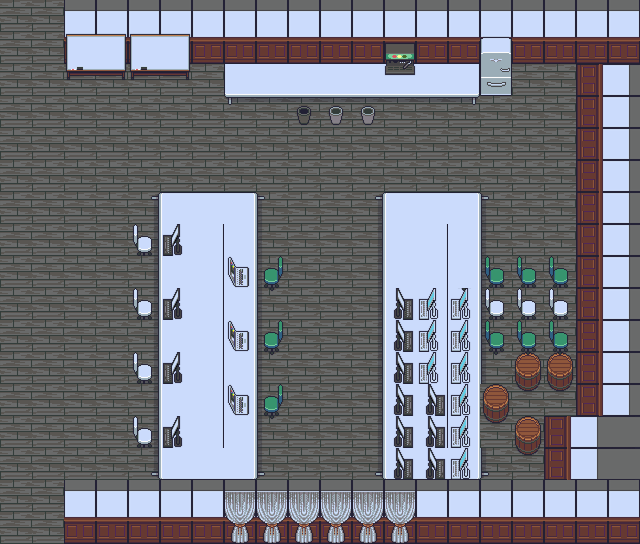

Tiled map render using the project's own tile images. Description and the map definition, with tile-layer contents summarised, below:
An orthogonal 20x17 tile map with 32x32 px tiles, 7 tile layers (Floor, Wall, ItemsPutOnTheFloor, Bin, ...), 4 tilesets.

<map version="1.8" tiledversion="1.8.5" orientation="orthogonal" renderorder="right-down" width="20" height="17" tilewidth="32" tileheight="32" infinite="0" nextlayerid="8" nextobjectid="1">
 <tileset firstgid="1" source="Icon.tsx" />
 <tileset firstgid="120" source="ImageIcon2.tsx" />
 <tileset firstgid="352" source="BackgroundPark.tsx" />
 <tileset firstgid="976" source="ImageIcon3.tsx" />
 <layer id="1" name="Floor" width="20" height="17">
  <data>[340 cells, 340 non-empty, 1 distinct tile ids]</data>
 </layer>
 <layer id="2" name="Wall" width="20" height="17">
  <data>[340 cells, 100 non-empty, 3 distinct tile ids]</data>
 </layer>
 <layer id="3" name="ItemsPutOnTheFloor" width="20" height="17">
  <data>[340 cells, 122 non-empty, 15 distinct tile ids]</data>
 </layer>
 <layer id="4" name="Bin" width="20" height="17">
  <data>[340 cells, 3 non-empty, 2 distinct tile ids]</data>
 </layer>
 <layer id="5" name="ItemsPutOnTheDesk" width="20" height="17">
  <data>[340 cells, 27 non-empty, 6 distinct tile ids]</data>
 </layer>
 <layer id="6" name="Chair" width="20" height="17">
  <data>[340 cells, 23 non-empty, 5 distinct tile ids]</data>
 </layer>
 <layer id="7" name="ItemPutOnWall" width="20" height="17">
  <data>[340 cells, 12 non-empty, 2 distinct tile ids]</data>
 </layer>
</map>
